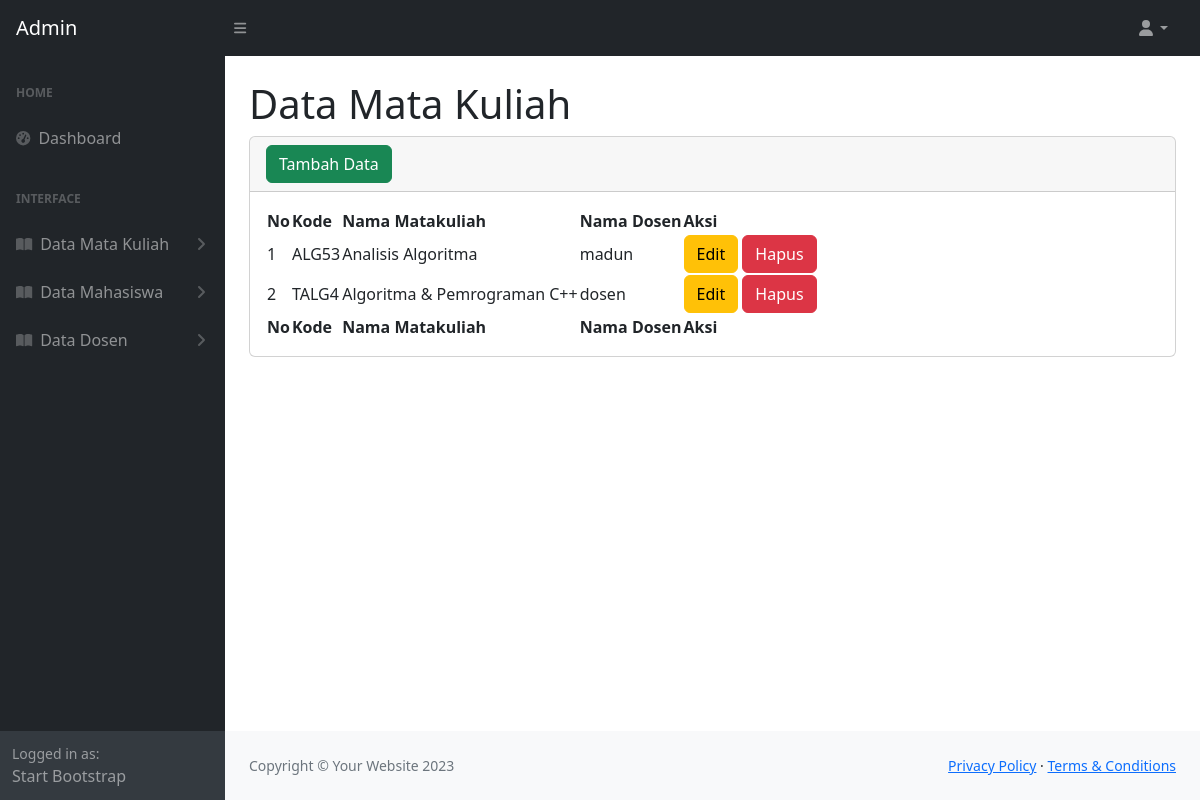
The app's page /admin/matakuliah.php (signed in) with its own data.
### tables this page shows
CREATE TABLE `mata_kuliah_221053` (
  `id_221053` int(11) NOT NULL,
  `id_dosen_221053` int(11) NOT NULL,
  `nama_221053` varchar(255) NOT NULL,
  `kode_221053` varchar(50) NOT NULL
);

CREATE TABLE `users_221053` (
  `id_221053` int(11) NOT NULL,
  `nama_221053` varchar(255) NOT NULL,
  `username_221053` varchar(255) NOT NULL,
  `password_221053` varchar(255) NOT NULL,
  `role_221053` enum('dosen','mahasiswa','admin') NOT NULL,
  `active_221053` tinyint(1) DEFAULT 0
);

### admin/matakuliah.php (the view, shortened to what this page needs)
<?php
include '../koneksi.php';
?>
<!DOCTYPE html>
<html lang="en">
    <head>
        <link href="https://cdn.jsdelivr.net/npm/simple-datatables@7.1.2/dist/style.min.css" rel="stylesheet" />
        <link href="../assets/css/styles.css" rel="stylesheet" />
    </head>
    <body class="sb-nav-fixed">
        <nav class="sb-topnav navbar navbar-expand navbar-dark bg-dark">
            <a class="navbar-brand ps-3" href="index.php">Admin</a>
            <button class="btn btn-link btn-sm order-1 order-lg-0 me-4 me-lg-0" id="sidebarToggle" href="#!"><i class="fas fa-bars"></i></button>
            <ul class="navbar-nav ms-auto ms-md-0 me-3 me-lg-4">
                <li class="nav-item dropdown">
                    <a class="nav-link dropdown-toggle" id="navbarDropdown" href="#" role="button" data-bs-toggle="dropdown" aria-expanded="false"><i class="fas fa-user fa-fw"></i></a>
                </li>
            </ul>
        </nav>
        <div id="layoutSidenav">
            <div id="layoutSidenav_nav">
                <nav class="sb-sidenav accordion sb-sidenav-dark" id="sidenavAccordion">
                    <div class="sb-sidenav-menu">
                        <div class="nav">
                            <div class="sb-sidenav-menu-heading">Home</div>
                            <a class="nav-link" href="index.php">
                                <div class="sb-nav-link-icon"><i class="fas fa-tachometer-alt"></i></div>
                                Dashboard
                            </a>
                            <div class="sb-sidenav-menu-heading">Interface</div>
                            <a class="nav-link collapsed" href="#" data-bs-toggle="collapse" data-bs-target="#matkul" aria-expanded="false" aria-controls="collapsePages">
                                <div class="sb-nav-link-icon"><i class="fas fa-book-open"></i></div>
                                Data Mata Kuliah
                                <div class="sb-sidenav-collapse-arrow"><i class="fas fa-angle-down"></i></div>
                            </a>
                            <a class="nav-link collapsed" href="#" data-bs-toggle="collapse" data-bs-target="#mahasiswa" aria-expanded="false" aria-controls="collapsePages">
                                <div class="sb-nav-link-icon"><i class="fas fa-book-open"></i></div>
                                Data Mahasiswa
                                <div class="sb-sidenav-collapse-arrow"><i class="fas fa-angle-down"></i></div>
                            </a>
                            <a class="nav-link collapsed" href="#" data-bs-toggle="collapse" data-bs-target="#dosen" aria-expanded="false" aria-controls="collapsePages">
                                <div class="sb-nav-link-icon"><i class="fas fa-book-open"></i></div>
                                Data Dosen
                                <div class="sb-sidenav-collapse-arrow"><i class="fas fa-angle-down"></i></div>
                            </a>
                        </div>
                    </div>
                    <div class="sb-sidenav-footer">
                        <div class="small">Logged in as:</div>
                        Start Bootstrap
                    </div>
                </nav>
            </div>
            <div id="layoutSidenav_content">
                <main>
                    <div class="container-fluid px-4">
                        <h1 class="mt-4">Data Mata Kuliah</h1>
                        <div class="card mb-4">
                            <div class="card-header">
                                <a class="btn btn-success" href="tambahmatakuliah.php">Tambah Data</a>
                            </div>
                            <div class="card-body">
                            <table id="datatablesSimple">
                                <thead>
                                    <tr>
                                        <th>No</th>
                                        <th>Kode</th>
                                        <th>Nama Matakuliah</th>
                                        <th>Nama Dosen</th>
                                        <th>Aksi</th>
                                    </tr>
                                </thead>
                                <tfoot>
                                    <tr>
                                        <th>No</th>
                                        <th>Kode</th>
                                        <th>Nama Matakuliah</th>
                                        <th>Nama Dosen</th>
                                        <th>Aksi</th>
                                    </tr>
                                </tfoot>
                                <tbody>
                                    <?php
                                        $no = 1;
                                        $tampil = mysqli_query($koneksi, "
                                            SELECT
                                                mk.id_221053,
                                                mk.kode_221053,
                                                mk.nama_221053,
                                                u.nama_221053 as nama_dosen
                                            FROM mata_kuliah_221053 mk
                                            JOIN users_221053 u ON mk.id_dosen_221053 = u.id_221053
                                            WHERE u.role_221053 = 'dosen'
                                        ");
                                        while($data = mysqli_fetch_array($tampil)):
                                    ?>
                                    <tr>
                                        <td><?= $no++ ?></td>
                                        <td><?= $data['kode_221053'] ?></td>
                                        <td><?= $data['nama_221053'] ?></td>
                                        <td><?= $data['nama_dosen'] ?></td>
                                        <td>
                                            <a class="btn btn-warning" href="editmatakuliah.php?hal=edit&id=<?= $data['id_221053']?>">Edit</a>
                                            <a class="btn btn-danger" href="matakuliah.php?hal=hapus&id=<?= $data['id_221053']?>" onclick="return confirm('Apakah Anda Yakin Ingin Menghapus Data?')">Hapus</a>
                                        </td>
                                    </tr>
                                    <?php
                                        endwhile;
                                    ?>
                                </tbody>
                            </table>
                            </div>
                        </div>
                    </div>
                </main>
                <footer class="py-4 bg-light mt-auto">
                    <div class="container-fluid px-4">
                        <div class="d-flex align-items-center justify-content-between small">
                            <div class="text-muted">Copyright &copy; Your Website 2023</div>
                            <div>
                                <a href="#">Privacy Policy</a>
                                &middot;
                                <a href="#">Terms &amp; Conditions</a>
                            </div>
                        </div>
                    </div>
                </footer>
            </div>
        </div>
    </body>
</html>

### records on screen
mata_kuliah_221053: kode_221053 "ALG53", nama_221053 "Analisis Algoritma", id_dosen_221053.nama_221053 "madun"
mata_kuliah_221053: kode_221053 "TALG4", nama_221053 "Algoritma & Pemrograman C++", id_dosen_221053.nama_221053 "dosen"
